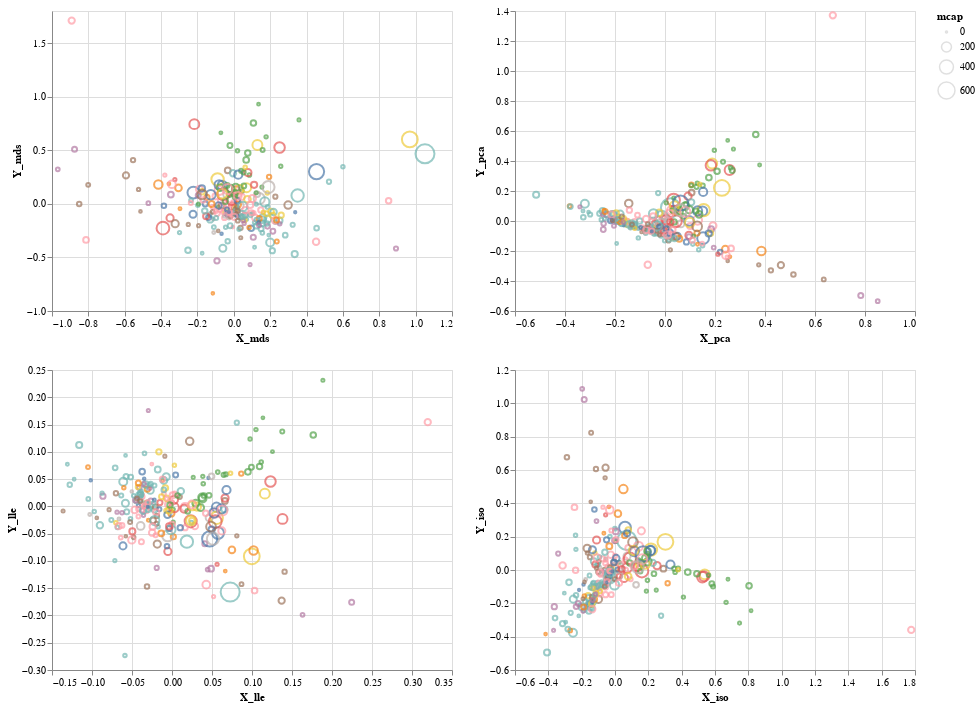

Notebook code for this chart:
### Code cell
input_dropdown = alt.binding_select(options=list(np.unique(df_altair.sector.values)))
interval = alt.selection_interval(encodings=['x', 'y'])
selection = alt.selection_single(fields=['sector'], bind=input_dropdown, name='LOL')
color = alt.condition(selection,
                    alt.Color('sector:N', legend=None),
                    alt.value('lightgray'))

chart2 = alt.Chart(df_altair).mark_point().encode(
    color=color,
    tooltip='ticker:N',
    size='mcap'
).add_selection(
    selection
).add_selection(
    interval
)

(chart2.encode(x='X_mds', y='Y_mds') | chart2.encode(x='X_pca', y='Y_pca')) &\
(chart2.encode(x='X_lle', y='Y_lle') | chart2.encode(x='X_iso', y='Y_iso'))

### Figure 1 — Vega-Lite specification as saved in the notebook (floating-point values rounded to 4 significant figures; data arrays with more than 128 entries replaced by an {"elided": "..."} marker saying what was removed)
{"$schema": "https://vega.github.io/schema/vega-lite/v3.4.0.json", "config": {"mark": {"tooltip": null}, "view": {"height": 300, "width": 400}}, "data": {"name": "data-b1c5cb12ed4acfd4f9ebdcd2cb6d207d"}, "datasets": {"data-b1c5cb12ed4acfd4f9ebdcd2cb6d207d": {"elided": "246 records"}}, "vconcat": [{"hconcat": [{"encoding": {"color": {"condition": {"field": "sector", "legend": null, "selection": "LOL", "type": "nominal"}, "value": "lightgray"}, "size": {"field": "mcap", "type": "quantitative"}, "tooltip": {"field": "ticker", "type": "nominal"}, "x": {"field": "X_mds", "type": "quantitative"}, "y": {"field": "Y_mds", "type": "quantitative"}}, "mark": "point", "selection": {"LOL": {"bind": {"input": "select", "options": ["Communication services", "Consumer discretionary", "Consumer staples", "Energy", "Equity certificates", "Financials", "Health care", "Industrials", "Information technology", "Materials", "Real estate", "Utilities"]}, "fields": ["sector"], "type": "single"}, "selector001": {"encodings": ["x", "y"], "type": "interval"}}}, {"encoding": {"color": {"condition": {"field": "sector", "legend": null, "selection": "LOL", "type": "nominal"}, "value": "lightgray"}, "size": {"field": "mcap", "type": "quantitative"}, "tooltip": {"field": "ticker", "type": "nominal"}, "x": {"field": "X_pca", "type": "quantitative"}, "y": {"field": "Y_pca", "type": "quantitative"}}, "mark": "point", "selection": {"LOL": {"bind": {"input": "select", "options": ["Communication services", "Consumer discretionary", "Consumer staples", "Energy", "Equity certificates", "Financials", "Health care", "Industrials", "Information technology", "Materials", "Real estate", "Utilities"]}, "fields": ["sector"], "type": "single"}, "selector001": {"encodings": ["x", "y"], "type": "interval"}}}]}, {"hconcat": [{"encoding": {"color": {"condition": {"field": "sector", "legend": null, "selection": "LOL", "type": "nominal"}, "value": "lightgray"}, "size": {"field": "mcap", "type": "quantitative"}, "tooltip": {"field": "ticker", "type": "nominal"}, "x": {"field": "X_lle", "type": "quantitative"}, "y": {"field": "Y_lle", "type": "quantitative"}}, "mark": "point", "selection": {"LOL": {"bind": {"input": "select", "options": ["Communication services", "Consumer discretionary", "Consumer staples", "Energy", "Equity certificates", "Financials", "Health care", "Industrials", "Information technology", "Materials", "Real estate", "Utilities"]}, "fields": ["sector"], "type": "single"}, "selector001": {"encodings": ["x", "y"], "type": "interval"}}}, {"encoding": {"color": {"condition": {"field": "sector", "legend": null, "selection": "LOL", "type": "nominal"}, "value": "lightgray"}, "size": {"field": "mcap", "type": "quantitative"}, "tooltip": {"field": "ticker", "type": "nominal"}, "x": {"field": "X_iso", "type": "quantitative"}, "y": {"field": "Y_iso", "type": "quantitative"}}, "mark": "point", "selection": {"LOL": {"bind": {"input": "select", "options": ["Communication services", "Consumer discretionary", "Consumer staples", "Energy", "Equity certificates", "Financials", "Health care", "Industrials", "Information technology", "Materials", "Real estate", "Utilities"]}, "fields": ["sector"], "type": "single"}, "selector001": {"encodings": ["x", "y"], "type": "interval"}}}]}]}
